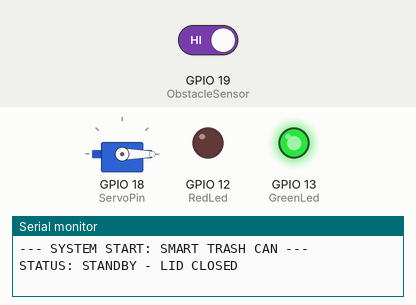
This sketch was run on a simulated ESP32. On the bench: servo, output pins drawn as LEDs (lit = HIGH), the last lines printed to the serial monitor. Inputs (shaded band) come from the test bench; at power-on: GPIO 19 (ObstacleSensor) HIGH.

Above: at 1.2 s.
1.3 s: GPIO 19 (ObstacleSensor) driven LOW
At 1.6 s:
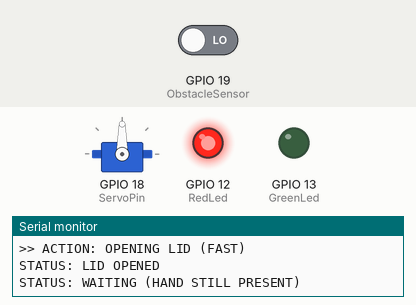
2.8 s: GPIO 19 (ObstacleSensor) driven HIGH
At 8.28 s:
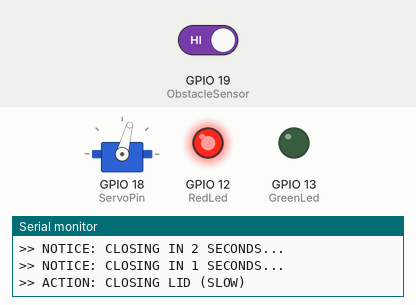
At 8.88 s:
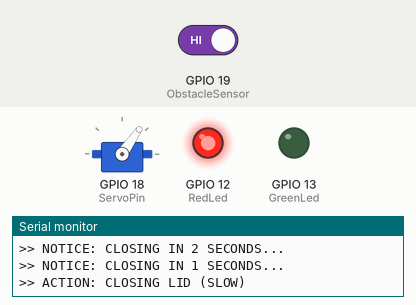
Timing chart, 0 to 12.0 s (numbered marks = the images above; inputs shaded):
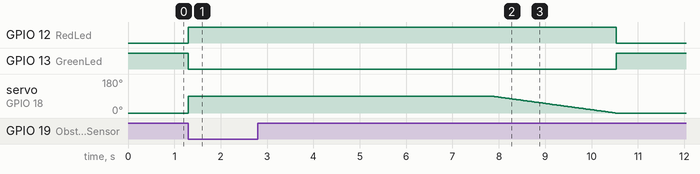

Measured:
- after the input at 1.3 s, GPIO 12 (RedLed): LOW → HIGH at once; GPIO 13 (GreenLed): HIGH → LOW at once; servo on GPIO 18 (ServoPin): 0° → 90° at once
- after the input at 2.8 s, GPIO 12 (RedLed): HIGH → LOW after 7.7 s; GPIO 13 (GreenLed): LOW → HIGH after 7.7 s; servo on GPIO 18 (ServoPin): moves from 90° to 0° over 2.7 s, starting after 5.0 s

The sketch:

08_SmartTrashCanSerialMonitoring.ino
```cpp
/*
 * Author: Iwan
 * Project: 08_Smart_Trash_Can_Serial_Monitoring
 * Learning Objective: Implement mechatronic control using the ESP32Servo library,
 * including safety blocking loops and smooth closing algorithms.
 */

#include <ESP32Servo.h>

// --- Pin Definitions (Right side of 30-pin ESP32) ---
#define ServoPin 18       // PWM Output for Servo
#define ObstacleSensor 19  // Digital Input (FC-51)
#define RedLed 12          // Status: Operation/Open
#define GreenLed 13        // Status: Standby/Ready

// --- Objects and Variables ---
Servo TrashServo;
bool IsHandPresent = false;
bool IsLidOpen = false;

void setup() {
  // Attaching the servo to the ESP32 PWM timer
  TrashServo.attach(ServoPin);
  pinMode(ObstacleSensor, INPUT);
  pinMode(RedLed, OUTPUT);
  pinMode(GreenLed, OUTPUT);

  // Initial State: System Ready / Lid Closed (0 degrees)
  TrashServo.write(0);
  digitalWrite(GreenLed, HIGH);
  digitalWrite(RedLed, LOW);
  IsLidOpen = false;

  // High-speed telemetry for ESP32
  Serial.begin(115200);
  Serial.println("--- SYSTEM START: SMART TRASH CAN ---");
  Serial.println("STATUS: STANDBY - LID CLOSED");
}

void loop() {
  // 1. Sensor Detection (Active LOW Logic conversion using '!')
  IsHandPresent = !digitalRead(ObstacleSensor);

  // 2. Trigger: Lid opens only if hand is detected AND lid is currently closed
  if (IsHandPresent && !IsLidOpen) {
    Serial.println(">> EVENT: OBSTACLE DETECTED");
    Serial.println(">> ACTION: OPENING LID (FAST)");

    // Quick Opening Sequence for better UX
    TrashServo.write(90);
    digitalWrite(GreenLed, LOW);
    digitalWrite(RedLed, HIGH);
    IsLidOpen = true;
    Serial.println("STATUS: LID OPENED");

    // 3. SAFETY BLOCK: Hold lid open while hand is still detected
    while(!digitalRead(ObstacleSensor)) {
      Serial.println("STATUS: WAITING (HAND STILL PRESENT)");
      delay(500);
    }

    // 4. USER NOTICE: Safety Countdown before closing
    Serial.println(">> EVENT: HAND REMOVED");
    for (int i = 5; i > 0; i--) { // Reduced to 5s for laboratory efficiency
      Serial.print(">> NOTICE: CLOSING IN ");
      Serial.print(i);
      Serial.println(" SECONDS...");
      delay(1000);
    }

    // 5. MECHATRONIC CARE: Controlled Slow Closing Sequence
    Serial.println(">> ACTION: CLOSING LID (SLOW)");
    for (int angle = 90; angle >= 0; angle--) {
      TrashServo.write(angle);
      delay(30); // Controls the closing speed
    }

    // Reset to Standby
    digitalWrite(RedLed, LOW);
    digitalWrite(GreenLed, HIGH);
    IsLidOpen = false;
    Serial.println("STATUS: STANDBY - LID CLOSED");
    Serial.println("---------------------------------------");
  }

  delay(100);
}
```
